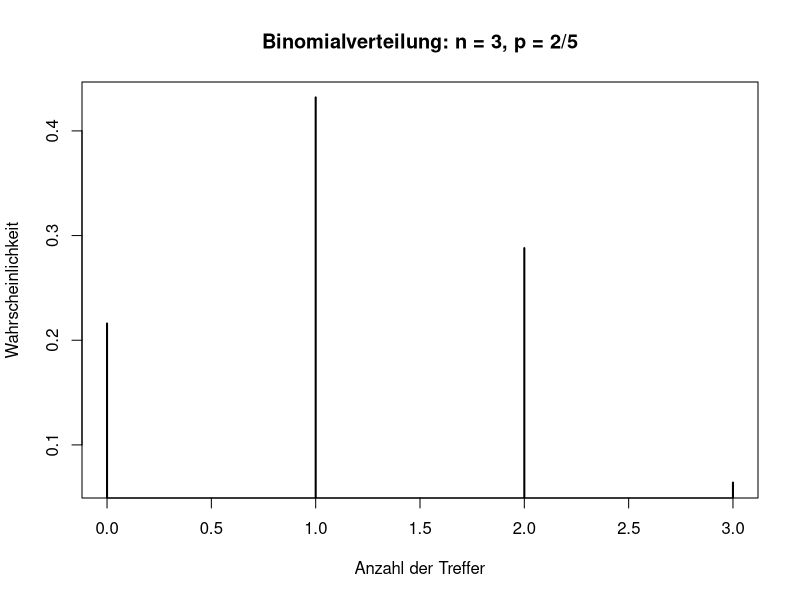

This figure's R source:
# 2025-10-30

# Binomialverteilung
# Bsp: 3 Lose ziehen, 2 Gewinnlose/Treffer
# Was ist die Wahrscheinlichkeit, genau 2 Gewinnlose zu ziehen?

# Man kann einen Baum zeichnen!
# Manb kann aber auch die Binomialverteilung verwenden mit Hilfe von R.

dbinom(x = 2, size = 3, prob = 2/5)
# Bsp: 5.2
# x = Anzahl der Erfolge (Treffer)
# size = Anzahl der Versuche
# prob = Wahrscheinlichkeit für Erfolg bei einem Versuch


dbinom(x = 1, size = 3, prob = 2/5)
dbinom(x = 0, size = 3, prob = 2/5)
dbinom(x = 3, size = 3, prob = 2/5)


pbinom(q = 2, size = 3, prob = 2/5)
# 0,1,2 Treffer - höchstens 2 Treffer





# Wahrscheinlichkeitsverteilung plotten
x <- 0:3
y <- dbinom(x = x, size = 3, prob = 2/5)
plot(x, y, type = "h", lwd = 2, 
     main = "Binomialverteilung: n = 3, p = 2/5",
     xlab = "Anzahl der Treffer", ylab = "Wahrscheinlichkeit")
